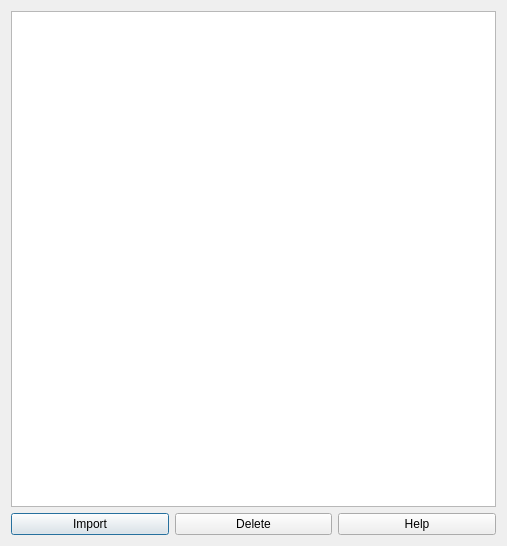
              <widget class="QWidget" name="sesfunctionsm1">
               <property name="geometry">
                <rect>
                 <x>0</x>
                 <y>0</y>
                 <width>507</width>
                 <height>546</height>
                </rect>
               </property>
               <attribute name="label">
                <string>SES Functions</string>
               </attribute>
               <layout class="QVBoxLayout" name="verticalLayoutm7">
                <item>
                 <widget class="QTreeView" name="tvsesfunctionsviewm1">
                  <property name="editTriggers">
                   <set>QAbstractItemView::NoEditTriggers</set>
                  </property>
                  <property name="alternatingRowColors">
                   <bool>true</bool>
                  </property>
                  <property name="selectionMode">
                   <enum>QAbstractItemView::MultiSelection</enum>
                  </property>
                 </widget>
                </item>
                <item>
                 <layout class="QHBoxLayout" name="sesfunctionshm1">
                  <item>
                   <widget class="QPushButton" name="bsesfunctioninsertm1">
                    <property name="text">
                     <string>Import</string>
                    </property>
                    <property name="icon">
                     <iconset resource="icons.qrc">
                      <normaloff>:/icons/ieditadd.png</normaloff>:/icons/ieditadd.png</iconset>
                    </property>
                    <property name="default">
                     <bool>true</bool>
                    </property>
                   </widget>
                  </item>
                  <item>
                   <widget class="QPushButton" name="bsesfunctiondeletem1">
                    <property name="text">
                     <string>Delete</string>
                    </property>
                    <property name="icon">
                     <iconset resource="icons.qrc">
                      <normaloff>:/icons/ieditdelete.png</normaloff>:/icons/ieditdelete.png</iconset>
                    </property>
                   </widget>
                  </item>
                  <item>
                   <widget class="QPushButton" name="bsesfunctionhelpm1">
                    <property name="text">
                     <string>Help</string>
                    </property>
                    <property name="icon">
                     <iconset resource="icons.qrc">
                      <normaloff>:/icons/ihelp.png</normaloff>:/icons/ihelp.png</iconset>
                    </property>
                   </widget>
                  </item>
                 </layout>
                </item>
               </layout>
              </widget>
